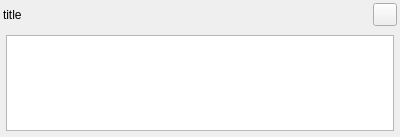
<?xml version="1.0" encoding="UTF-8"?>
<ui version="4.0">
 <class>QKxBubbleSyncWidget</class>
 <widget class="QWidget" name="QKxBubbleSyncWidget">
  <property name="geometry">
   <rect>
    <x>0</x>
    <y>0</y>
    <width>400</width>
    <height>137</height>
   </rect>
  </property>
  <property name="windowTitle">
   <string>Form</string>
  </property>
  <layout class="QVBoxLayout" name="verticalLayout">
   <property name="leftMargin">
    <number>3</number>
   </property>
   <property name="topMargin">
    <number>3</number>
   </property>
   <property name="rightMargin">
    <number>3</number>
   </property>
   <property name="bottomMargin">
    <number>3</number>
   </property>
   <item>
    <layout class="QHBoxLayout" name="horizontalLayout">
     <item>
      <widget class="QLabel" name="title">
       <property name="text">
        <string>title</string>
       </property>
      </widget>
     </item>
     <item>
      <spacer name="horizontalSpacer">
       <property name="orientation">
        <enum>Qt::Horizontal</enum>
       </property>
       <property name="sizeHint" stdset="0">
        <size>
         <width>40</width>
         <height>20</height>
        </size>
       </property>
      </spacer>
     </item>
     <item>
      <widget class="QToolButton" name="btnClose">
       <property name="text">
        <string/>
       </property>
       <property name="icon">
        <iconset resource="woterm.qrc">
         <normaloff>:/woterm/resource/images/close.png</normaloff>:/woterm/resource/images/close.png</iconset>
       </property>
      </widget>
     </item>
    </layout>
   </item>
   <item>
    <layout class="QVBoxLayout" name="verticalLayout_2">
     <property name="leftMargin">
      <number>3</number>
     </property>
     <property name="topMargin">
      <number>3</number>
     </property>
     <property name="rightMargin">
      <number>3</number>
     </property>
     <property name="bottomMargin">
      <number>3</number>
     </property>
     <item>
      <widget class="QPlainTextEdit" name="content">
       <property name="readOnly">
        <bool>true</bool>
       </property>
      </widget>
     </item>
    </layout>
   </item>
  </layout>
 </widget>
 <resources>
  <include location="woterm.qrc"/>
 </resources>
 <connections/>
</ui>
